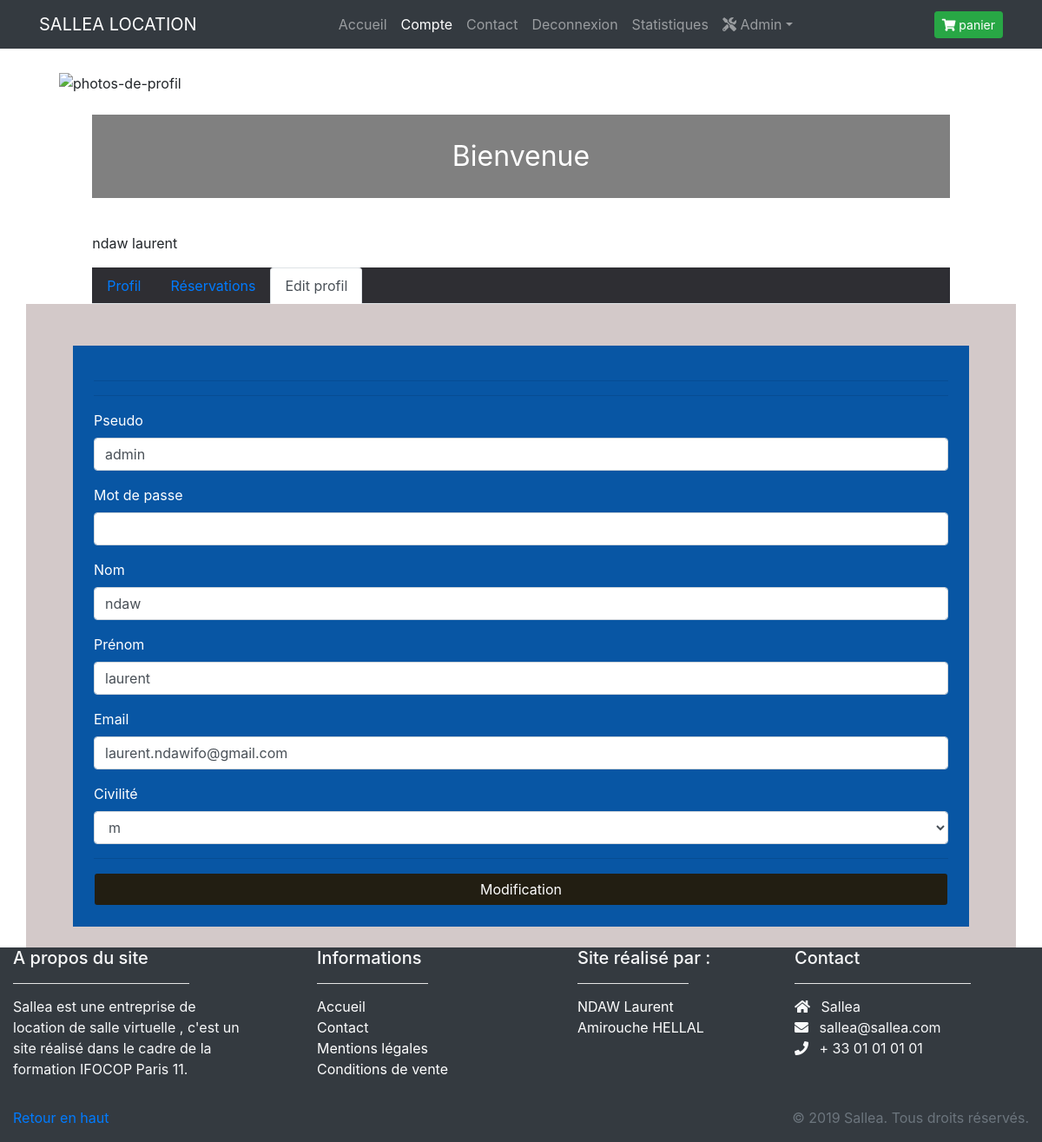
The page /profil.php (signed in) on the database its author committed.
### tables this page shows
CREATE TABLE `membre` (
  `id_membre` int(3) NOT NULL,
  `pseudo` varchar(20) NOT NULL,
  `mdp` varchar(60) NOT NULL,
  `nom` varchar(20) NOT NULL,
  `prenom` varchar(20) NOT NULL,
  `email` varchar(50) NOT NULL,
  `civilite` enum('m','f','','') NOT NULL,
  `statut` int(1) NOT NULL,
  `date_enregistrement` datetime NOT NULL
);

### profil.php (the view, shortened to what this page needs)
<?php
require_once('inc/init.inc.php');
require_once('inc/header.inc.php');
require_once('inc/nav.inc.php');
if(isset($_SESSION['membre'])){
    $recup_membre=$pdo->prepare("SELECT * FROM membre WHERE id_membre =:id_membre");
    $recup_membre-> bindParam(':id_membre',$_SESSION['membre']['id_membre'],PDO::PARAM_STR);
    $recup_membre -> execute();
    $result = $recup_membre->fetch(PDO::FETCH_ASSOC);
    $pseudo=trim($result['pseudo']);
    $nom=trim($result['nom']);
    $prenom=trim($result['prenom']);
    $email=trim($result['email']);
    $civilite=trim($result['civilite']);
    ?>
    <div class="container row mx-auto bg-white">
        <div class="col-md-4">
            <div class="profile-img">
                <img src="<?php echo URL.'img/profil.jpg'; ?>" alt="photos-de-profil" class="photo mb-4 ml-2 mt-3 pt-2"/>
            </div>
        </div>
        <div class="col-md-11 mx-auto">
            <div class="profile-head">
                <div class="pb-3">
                    <?php echo '<p class="text-white text-center p-4" style="background-color:grey; font-size:2em">Bienvenue </p>' .' <br> '.$result['nom'].' '.$result['prenom'] ?>
                </div>
                <ul class="nav nav-tabs" id="myTab" role="tablist" style="background-color:#2e2e33;">
                    <li class="nav-item">
                        <a class="nav-link" id="home-tab" data-toggle="tab" href="#home" role="tab" aria-controls="home" aria-selected="false">Profil</a>
                    </li>
                    <li class="nav-item">
                        <a class="nav-link" id="profile-tab" data-toggle="tab" href="#profile" role="tab" aria-controls="profile" aria-selected="false">Réservations</a>
                    </li>
                    <li class="nav-item">
                        <a  <?php if(isset($_POST['modification'])){ echo'class="nav-link active show"';}else{ echo'class="nav-link active"';} ?> id="form-tab" data-toggle="tab" href="#form" role="tab" aria-controls="form"<?php if(isset($_POST['modification'])){ echo'aria-selected="true"';}else{ echo ' aria-selected="false" ';} ?>>Edit profil</a>
                    </li>
                </ul>
            </div>
        </div>
    </div>
    <div class="row container mx-auto" style="background-color:#d3c9c9;">
        <div class="col-md-12">
            <div class="tab-content profile-tab" id="myTabContent">
            <div class="  tab-pane mt-4 p-4 show active" id="form" role="tabpanel" aria-labelledby="form-tab">
                <form method="post" class="p-4 text-white"  action="#"  style=" background-color:#0856a4; ">
                    <hr>
                    <hr>
                    <div class="form-group">
                        <label for="pseudo">Pseudo</label>
                        <input type="text" name="pseudo" id="pseudo" value="<?php echo trim($pseudo) ; ?>" class="form-control">
                    </div>
                    <div class="form-group">
                        <label for="mdp">Mot de passe</label>
                        <input type="text" name="mdp" id="mdp" value="" class="form-control">
                    </div>
                    <div class="form-group">
                        <label for="nom">Nom</label>
                        <input type="text" name="nom" id="nom" value="<?php echo trim($nom);  ?>" class="form-control">
                    </div>
                    <div class="form-group">
                        <label for="prenom">Prénom</label>
                        <input type="text" name="prenom" id="prenom" value="<?php echo trim($prenom) ; ?>" class="form-control">
                    </div>
                    <div class="form-group">
                        <label for="email">Email</label>
                        <input type="text" name="email" id="email" value="<?php echo trim($email) ;  ?>" class="form-control">
                    </div>
                    <div class="form-group">
                        <label for="email">Civilité</label>
                        <select name="civilite" class="form-control" id="civilite" >
                            <option value="m"><?php echo  trim($civilite) ; ?></option>
                        </select>
                    </div>
                    <hr>
                    <input id="validation_modif" type="submit" name="modification"  value="Modification" class="form-control btn  text-white" style="background-color:#221e12;">
                </form>
            </div>
        </div>
    </div>
</div>
<?php
}
?>
<?php
require_once('inc/footer.inc.php');

### rows shown on the page
membre: nom "ndaw", prenom "laurent", pseudo "admin", email "laurent.ndawifo@gmail.com", civilite "m"
